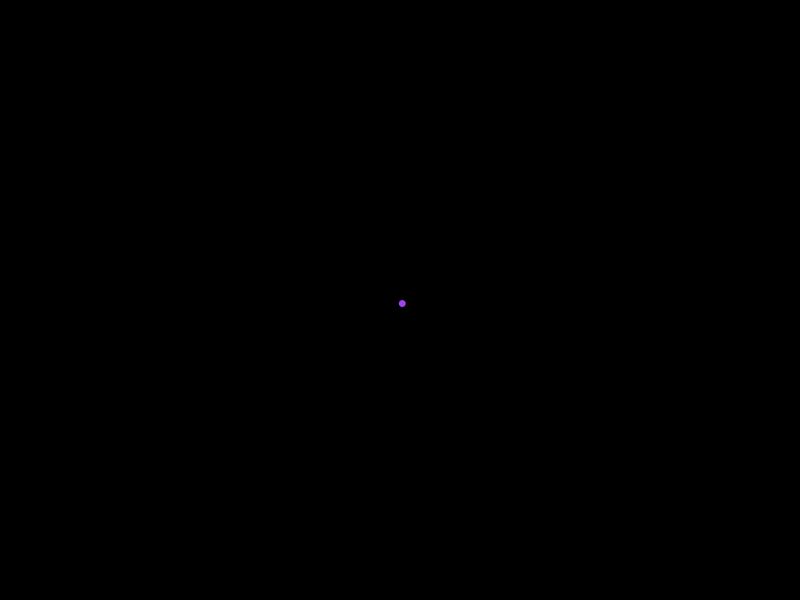
Frame 1 (no input)
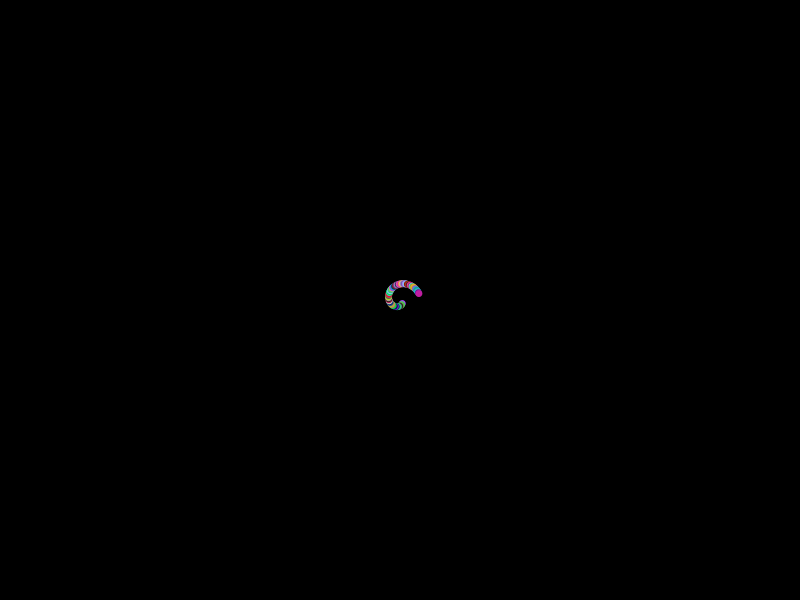
Frame 60 (the mouse pressed at the canvas centre just before this capture)
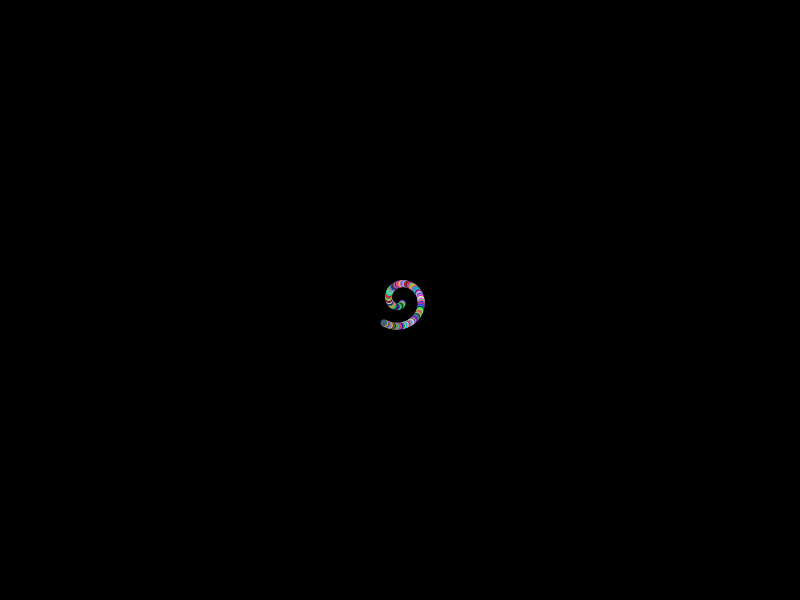
Frame 120 (the mouse held since frame 60 and released just before this capture)

The Processing sketch that drew these frames (run headless with seeded random() and noise(); from frame 60 on, the mouse is pressed at the canvas centre):

// Processing sketch: processing_143138
// ── processing_143138.pde

float radius = 1;
float angle = 0;
float speed = 1;
void setup(){
  size(800,600);
  background(0);
  ellipseMode(CENTER);
  smooth();
  noStroke();
  fill(200);
}
void draw(){
  fill(random(0,255),random(0,255),random(0,255));
  float deltaAngle = speed/radius;
  angle += deltaAngle;
  radius += 20/TWO_PI*deltaAngle;
  ellipse(width/2+radius*cos(angle),height/2+radius*sin(angle),7,7);
}
